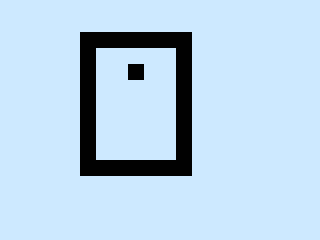

Rendered tile map (Tiled .tmx) drawn with the repository's tilesets; below, a short description and the map source with its tile grids summarised:
An orthogonal 20x15 tile map with 16x16 px tiles, 2 tile layers (Tile Layer 1, Tile Layer 2) and 8 objects.

<map version="1.9" tiledversion="1.9.2" orientation="orthogonal" renderorder="right-down" width="20" height="15" tilewidth="16" tileheight="16" infinite="0" nextlayerid="20" nextobjectid="250">
 <tileset firstgid="1" name="fantasy" tilewidth="16" tileheight="16" tilecount="1120" columns="28">
  <image source="tilesets/tileset.png" width="448" height="640" />
 </tileset>
 <objectgroup id="6" name="collisions" locked="1">
  <object id="241" x="80" y="160" width="96" height="16" />
  <object id="242" x="80" y="32" width="16" height="128" />
  <object id="244" x="80" y="32" width="112" height="16" />
  <object id="245" x="176" y="48" width="16" height="128" />
  <object id="247" x="128" y="64" width="16" height="16" />
 </objectgroup>
 <objectgroup id="15" name="spawnpoint">
  <object id="234" x="96" y="96" width="16" height="16" />
 </objectgroup>
 <objectgroup id="16" name="coins" locked="1" />
 <objectgroup id="18" name="sushi" locked="1">
  <object id="249" x="144" y="64" width="16" height="16" />
 </objectgroup>
 <objectgroup id="17" name="endpoint" locked="1">
  <object id="246" x="128" y="128" width="16" height="16" />
 </objectgroup>
 <objectgroup id="19" name="poison" locked="1" />
 <layer id="10" name="Tile Layer 1" width="20" height="15" locked="1">
  <data>[300 cells, 300 non-empty, 2 distinct tile ids]</data>
 </layer>
 <layer id="11" name="Tile Layer 2" width="20" height="15" locked="1">
  <data>[300 cells, 0 non-empty, 0 distinct tile ids]</data>
 </layer>
</map>
